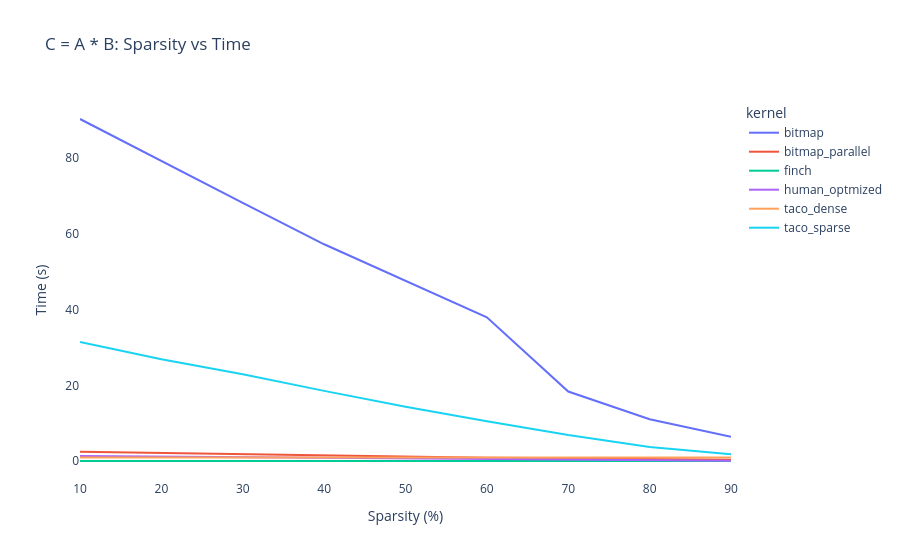

Notebook cell for this chart:
### Code cell
fig = px.line(full_df, 
              x='sparsity', 
              y='seconds', 
              color='kernel',
              title='C = A * B: Sparsity vs Time',
              labels={'sparsity': 'Sparsity (%)', 'seconds': 'Time (s)'})
fig.update_layout(plot_bgcolor='white')
fig.show()

### Figure 1 — Plotly figure (JSON) as saved in the notebook; plotly's stock layout.template omitted (floating-point values rounded to 4 significant figures)
{"data": [{"hovertemplate": "kernel=bitmap<br>Sparsity (%)=%{x}<br>Time (s)=%{y}<extra></extra>", "legendgroup": "bitmap", "line": {"color": "#636efa", "dash": "solid"}, "marker": {"symbol": "circle"}, "mode": "lines", "name": "bitmap", "orientation": "v", "showlegend": true, "type": "scatter", "x": [10, 20, 30, 40, 50, 60, 70, 80, 90], "xaxis": "x", "y": [90.35, 79.18, 68.17, 57.25, 47.67, 37.94, 18.36, 11.02, 6.417], "yaxis": "y"}, {"hovertemplate": "kernel=bitmap_parallel<br>Sparsity (%)=%{x}<br>Time (s)=%{y}<extra></extra>", "legendgroup": "bitmap_parallel", "line": {"color": "#EF553B", "dash": "solid"}, "marker": {"symbol": "circle"}, "mode": "lines", "name": "bitmap_parallel", "orientation": "v", "showlegend": true, "type": "scatter", "x": [10, 20, 30, 40, 50, 60, 70, 80, 90], "xaxis": "x", "y": [2.445, 2.118, 1.739, 1.381, 1.145, 0.892, 0.7108, 0.5785, 0.3419], "yaxis": "y"}, {"hovertemplate": "kernel=finch<br>Sparsity (%)=%{x}<br>Time (s)=%{y}<extra></extra>", "legendgroup": "finch", "line": {"color": "#00cc96", "dash": "solid"}, "marker": {"symbol": "circle"}, "mode": "lines", "name": "finch", "orientation": "v", "showlegend": true, "type": "scatter", "x": [10, 20, 30, 40, 50, 60, 70, 80, 90], "xaxis": "x", "y": [0.02824, 0.02488, 0.02159, 0.01887, 0.01462, 0.0112, 0.007846, 0.005093, 0.002658], "yaxis": "y"}, {"hovertemplate": "kernel=human_optmized<br>Sparsity (%)=%{x}<br>Time (s)=%{y}<extra></extra>", "legendgroup": "human_optmized", "line": {"color": "#ab63fa", "dash": "solid"}, "marker": {"symbol": "circle"}, "mode": "lines", "name": "human_optmized", "orientation": "v", "showlegend": true, "type": "scatter", "x": [10, 20, 30, 40, 50, 60, 70, 80, 90], "xaxis": "x", "y": [1.292, 1.141, 0.9912, 0.8358, 0.6795, 0.5288, 0.3684, 0.1808, 0.07674], "yaxis": "y"}, {"hovertemplate": "kernel=taco_dense<br>Sparsity (%)=%{x}<br>Time (s)=%{y}<extra></extra>", "legendgroup": "taco_dense", "line": {"color": "#FFA15A", "dash": "solid"}, "marker": {"symbol": "circle"}, "mode": "lines", "name": "taco_dense", "orientation": "v", "showlegend": true, "type": "scatter", "x": [10, 20, 30, 40, 50, 60, 70, 80, 90], "xaxis": "x", "y": [0.9221, 0.9202, 0.9209, 0.9218, 0.9214, 0.926, 0.9292, 0.9213, 0.923], "yaxis": "y"}, {"hovertemplate": "kernel=taco_sparse<br>Sparsity (%)=%{x}<br>Time (s)=%{y}<extra></extra>", "legendgroup": "taco_sparse", "line": {"color": "#19d3f3", "dash": "solid"}, "marker": {"symbol": "circle"}, "mode": "lines", "name": "taco_sparse", "orientation": "v", "showlegend": true, "type": "scatter", "x": [10, 20, 30, 40, 50, 60, 70, 80, 90], "xaxis": "x", "y": [31.45, 26.88, 22.94, 18.53, 14.34, 10.48, 6.845, 3.693, 1.763], "yaxis": "y"}], "layout": {"legend": {"title": {"text": "kernel"}, "tracegroupgap": 0}, "plot_bgcolor": "white", "title": {"text": "C = A * B: Sparsity vs Time"}, "xaxis": {"anchor": "y", "domain": [0, 1], "title": {"text": "Sparsity (%)"}}, "yaxis": {"anchor": "x", "domain": [0, 1], "title": {"text": "Time (s)"}}}}
